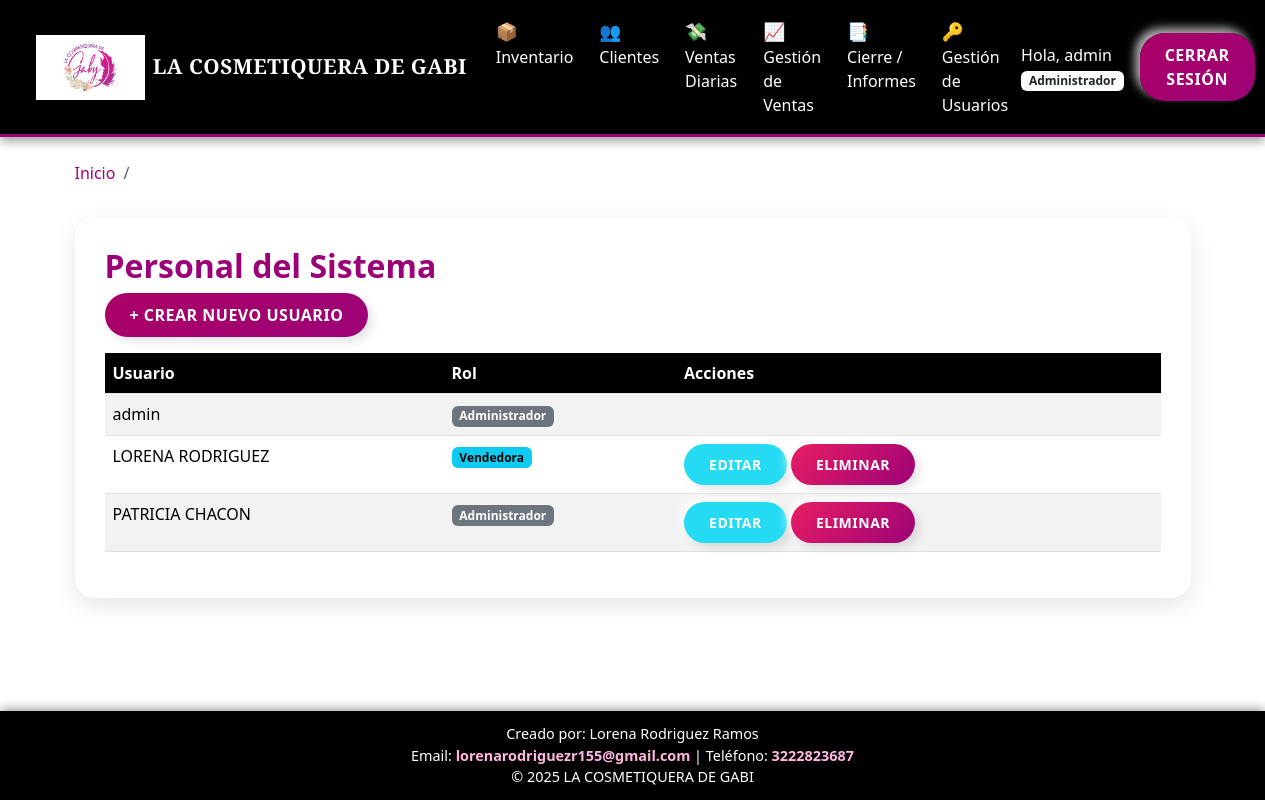
The app's page /usuarios (signed in) with its own data.
### app.py (models this page shows, shortened)
class Usuario(UserMixin, db.Model):
    id = db.Column(db.Integer, primary_key=True)
    username = db.Column(db.String(100), unique=True, nullable=False)
    nombre = db.Column(db.String(100), nullable=False)
    apellido = db.Column(db.String(100), nullable=False)
    cedula = db.Column(db.String(20), unique=True, nullable=False)
    rol = db.Column(db.String(50), default='Vendedora')
    password_hash = db.Column(db.String(200))

### app.py (the view)
@app.route('/usuarios')
@login_required
def usuarios():
    if current_user.rol.lower() != 'administrador':
        flash('Acceso denegado. Solo administradores pueden gestionar usuarios.', 'danger')
        return redirect(url_for('clientes'))
    usuarios_list = Usuario.query.all()
    return render_template('usuarios.html', usuarios=usuarios_list)

### app.py (called while the page is built)
@app.context_processor
def inject_now():
    return {'now': datetime.now()}

@app.context_processor
def inject_global_data():
    return dict(timedelta=timedelta)

@login_manager.user_loader
def load_user(user_id):
    return Usuario.query.get(int(user_id))

### templates/usuarios.html (shortened to what this page needs)
{% extends "base.html" %}
{% block content %}
<h2>Personal del Sistema</h2>
{% if current_user.rol.lower() == 'administrador' %}
<button type="button" class="btn btn-primary mb-3" data-bs-toggle="modal" data-bs-target="#agregarUsuarioModal">
    + Crear Nuevo Usuario
</button>
{% endif %}
<div class="table-responsive">
    <table class="table table-striped table-hover">
        <thead>
            <tr>
                <th>Usuario</th>
                <th>Rol</th>
                <th>Acciones</th>
            </tr>
        </thead>
        <tbody>
            {% for usuario in usuarios %}
            <tr>
                <td>{{ usuario.username }}</td>
                <td>
                  <span class="badge text-bg-{% if usuario.rol.lower() == 'administrador' %}secondary{% else %}info{% endif %}">
                    {{ usuario.rol }}
                  </span>
                </td>
                <td>
  {% if current_user.rol == 'Administrador' and usuario.id != current_user.id %}
<a href="{{ url_for('editar_usuario', usuario_id=usuario.id) }}"
   class="btn btn-sm"
   style="background-color: #25dbf3; color: white;">
    Editar
</a>
    <a href="{{ url_for('eliminar_usuario', usuario_id=usuario.id) }}"
       class="btn btn-sm btn-danger"
       onclick="return confirm('¿Seguro que desea eliminar a {{ usuario.username }}?')">
        Eliminar
    </a>
  {% endif %}
</td>
            </tr>
            {% endfor %}
        </tbody>
    </table>
</div>
{% endblock %}

### templates/base.html (shortened to what this page needs)
<!doctype html>
<html lang="es">
<head>
  <link href="https://cdn.jsdelivr.net/npm/bootstrap@5.3.3/dist/css/bootstrap.min.css" rel="stylesheet">
  <link rel="stylesheet" href="{{ url_for('static', filename='css/styles.css') }}">
  <link rel="stylesheet" href="https://cdnjs.cloudflare.com/ajax/libs/font-awesome/6.0.0-beta3/css/all.min.css">
</head>
<body>
  {% if current_user.is_authenticated %}
  <nav class="navbar navbar-expand-lg navbar-dark navbar-custom">
    <div class="container-fluid">
      <a class="navbar-brand d-flex align-items-center" href="{{ url_for('dashboard') }}">
        <img src="{{ url_for('static', filename='img/LOGO.png') }}" alt="Logo" class="logo-barra">
        <span class="titulo-logo ms-2">LA COSMETIQUERA DE GABI</span>
      </a>
      <div class="collapse navbar-collapse" id="navbarNav">
        <ul class="navbar-nav mx-auto mb-2 mb-lg-0">
          <li class="nav-item">
            <a class="nav-link" href="{{ url_for('inventario') }}">
              <span class="nav-emoji">📦</span>
              Inventario
            </a>
          </li>
          <li class="nav-item">
            <a class="nav-link" href="{{ url_for('clientes') }}">
              <span class="nav-emoji">👥</span>
              Clientes
            </a>
          </li>
          <li class="nav-item">
            <a class="nav-link" href="{{ url_for('nueva_venta') }}">
              <span class="nav-emoji">💸</span>
              Ventas Diarias
            </a>
          </li>
          {% if current_user.rol.lower() == 'administrador' %}
          <li class="nav-item">
            <a class="nav-link" href="{{ url_for('gestion_ventas') }}">
              <span class="nav-emoji">📈</span>
              Gestión de Ventas
            </a>
          </li>
          <li class="nav-item">
            <a class="nav-link" href="{{ url_for('reportes') }}">
              <span class="nav-emoji">📑</span>
              Cierre / Informes
            </a>
          </li>
          <li class="nav-item">
            <a class="nav-link" href="{{ url_for('usuarios') }}">
              <span class="nav-emoji">🔑</span>
              Gestión de Usuarios
            </a>
          </li>
          {% endif %}
        </ul>
        <span class="navbar-text me-3 text-white">
          Hola, {{ current_user.username }}
          <span class="badge bg-white text-dark">{{ current_user.rol }}</span>
        </span>
        <a class="btn btn-primary" href="{{ url_for('logout') }}">Cerrar Sesión</a>
      </div>
    </div>
  </nav>
  {% endif %}
  <div class="container mt-4 fade-in">
    {% block breadcrumb %}
    <nav aria-label="breadcrumb">
      <ol class="breadcrumb">
        <li class="breadcrumb-item"><a href="{{ url_for('dashboard') }}">Inicio</a></li>
        <li class="breadcrumb-item active" aria-current="page">{% block page %}{% endblock %}</li>
      </ol>
    </nav>
    {% endblock %}
  </div>
  <div class="content-wrapper container mt-3 fade-in">
    <div class="main-card">
      {% block content %}{% endblock %}
    </div>
  </div>
  <footer>
    <div>Creado por: Lorena Rodriguez Ramos</div>
    <div>Email: <a href="mailto:lorenarodriguezr155@gmail.com">lorenarodriguezr155@gmail.com</a> | Teléfono: <a href="tel:+573222823687">3222823687</a></div>
    &copy; 2025 LA COSMETIQUERA DE GABI
  </footer>
</body>
</html>

### static/css/styles.css (style rules this page uses)
:root { --color-principal: #9c0277; --color-principal-light: #aa0066; --color-principal-dark: #800050; --color-secundario: #000000; --color-texto-claro: #FFFFFF; --color-fondo-suave: #F8F8F8; }
body { background-color: var(--color-texto-claro); color: var(--color-secundario); font-family: 'Segoe UI', Tahoma, Geneva, Verdana, sans-serif; position: relative; }
.navbar-custom { background-color: var(--color-secundario); border-bottom: 3px solid var(--color-principal); box-shadow: 0 2px 10px rgba(0,0,0,0.3); }
.navbar-custom .nav-link, .navbar-custom .navbar-brand { color: var(--color-texto-claro) !important; font-weight: 500; }
h1, h2, h3 { color: var(--color-principal); font-weight: 600; }
.btn { border: none; border-radius: 25px; padding: 10px 25px; font-weight: bold; transition: all 0.3s ease-in-out; cursor: pointer; text-transform: uppercase; letter-spacing: 0.5px; box-shadow: 5px 5px 10px rgba(0,0,0,0.1), -5px -5px 10px rgba(255,255,255,0.7); }
.btn-primary, .btn-pink-custom { background: linear-gradient(135deg, var(--color-principal-light) 0%, var(--color-principal) 100%); color: var(--color-texto-claro) !important; }
.btn-danger { background: linear-gradient(135deg, #e91e63 0%, #9c0277 100%); color: var(--color-texto-claro) !important; }
.table th { background-color: var(--color-secundario); color: var(--color-texto-claro); }

### templates/base.html (style rules this page uses)
html, body { height: 100%; margin: 0; display: flex; flex-direction: column; }
.content-wrapper { flex: 1; padding-bottom: 15px; }
.navbar-custom { background-color: #000; box-shadow: 0 4px 10px rgba(0, 0, 0, 0.4); padding: 0.6rem 1.5rem; }
.logo-barra { height: 65px; width: auto; object-fit: contain; background: transparent; filter: drop-shadow(0 3px 8px rgba(0,0,0,0.6)); transition: transform 0.3s ease, filter 0.3s ease; }
.titulo-logo { font-family: 'Playfair Display', serif; font-weight: 900; font-size: 1.3rem; color: #fff; letter-spacing: 0.5px; }
.nav-emoji { font-size: 1.1em; margin-right: 5px; vertical-align: middle; }
.navbar-nav .nav-link { color: #fff !important; font-weight: 500; margin: 0 5px; transition: all 0.3s ease-in-out; }
.breadcrumb-item a { color: #9c0277; text-decoration: none; }
.main-card { background-color: #fff; border-radius: 20px; padding: 30px; box-shadow: 0 8px 25px rgba(0,0,0,0.1); }
.fade-in { animation: fadeIn 0.8s ease-in; }
footer { background-color: #000; color: #fff; padding: 12px 0; text-align: center; margin-top: auto; font-size: 0.9rem; box-shadow: 0 -2px 10px rgba(0,0,0,0.4); }
footer a { font-weight: 600; color: #ffb6e1; text-decoration: none; transition: color 0.3s ease; }

### records on screen
Usuario: username "admin", rol "Administrador"
Usuario: username "LORENA RODRIGUEZ", rol "Vendedora"
Usuario: username "PATRICIA CHACON", rol "Administrador"
